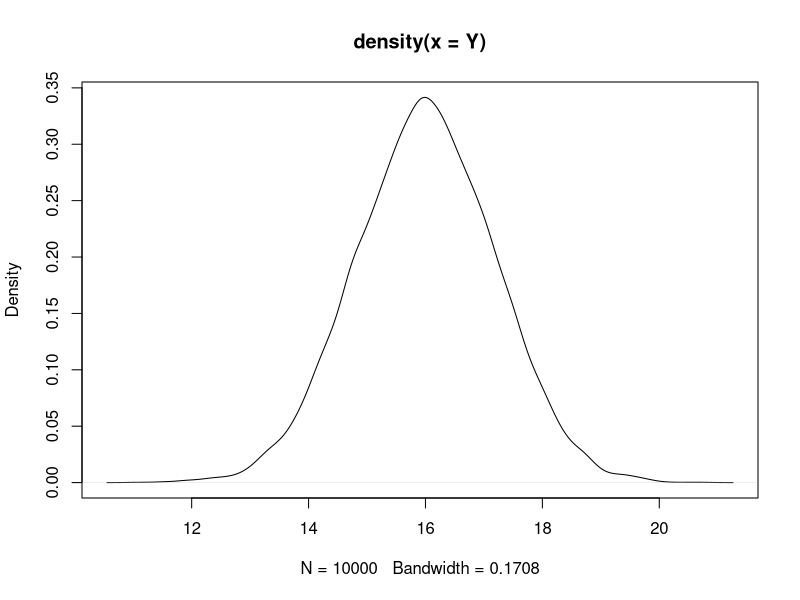
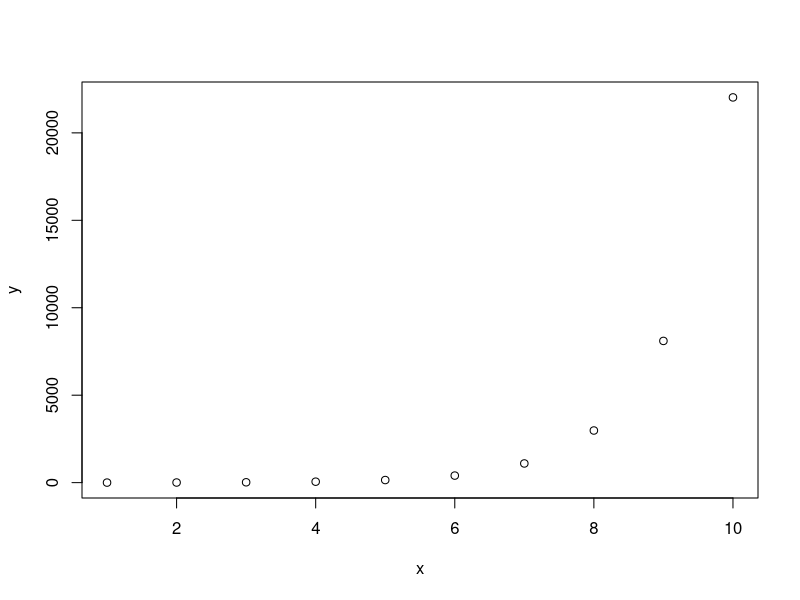
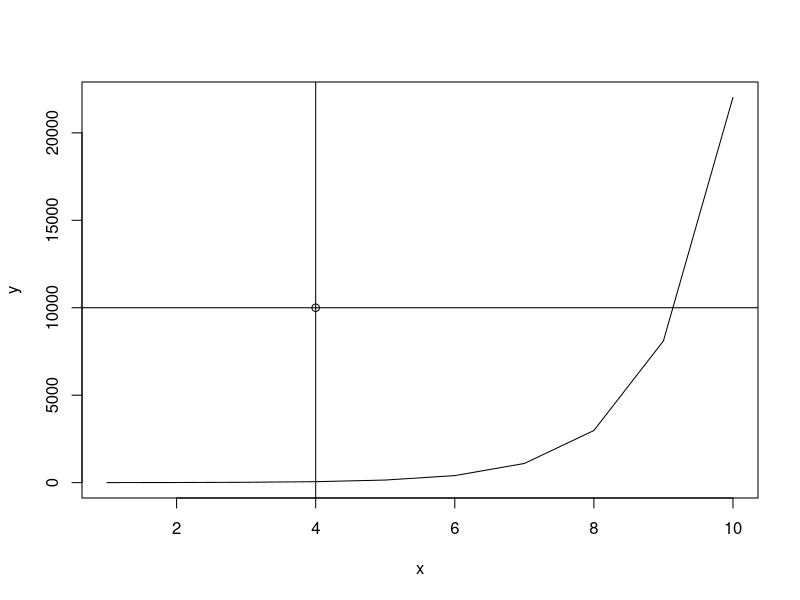
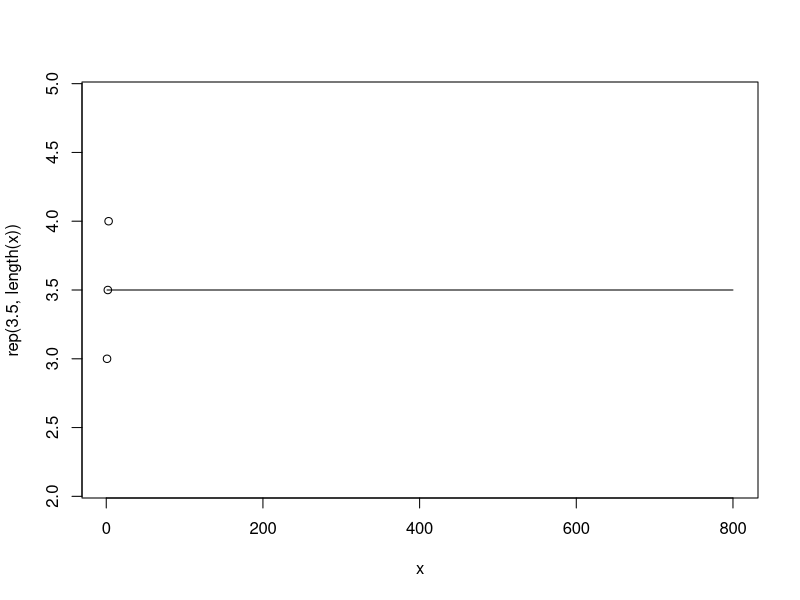
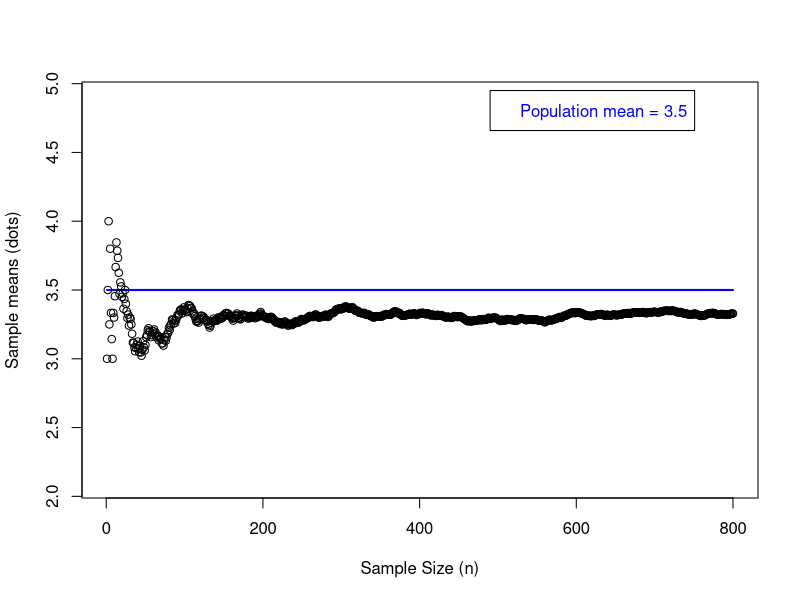
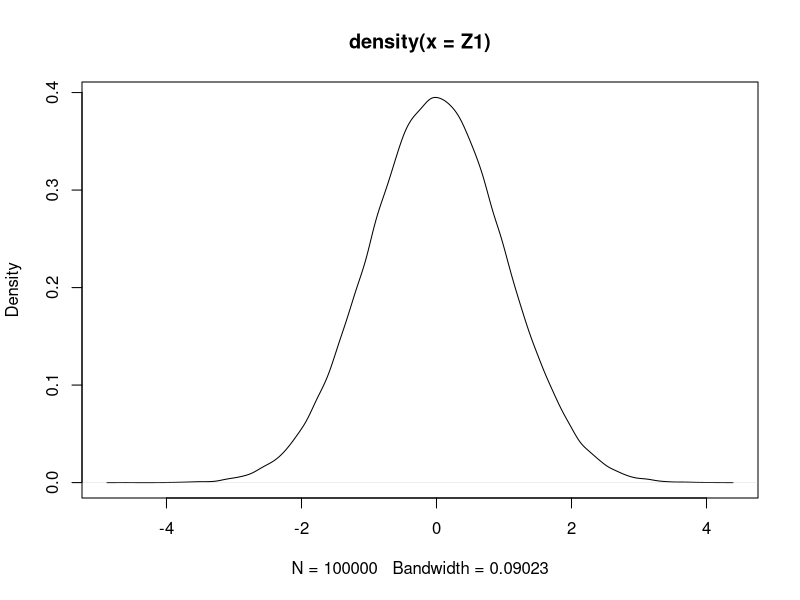
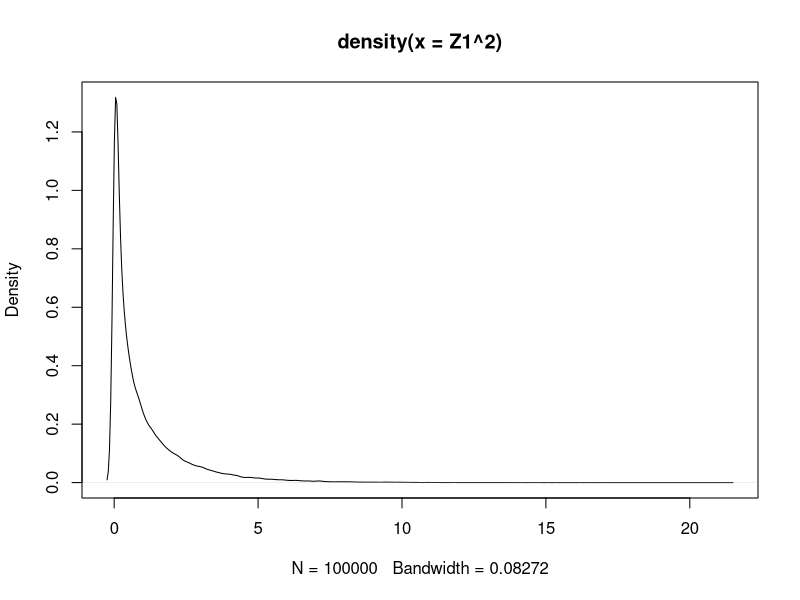
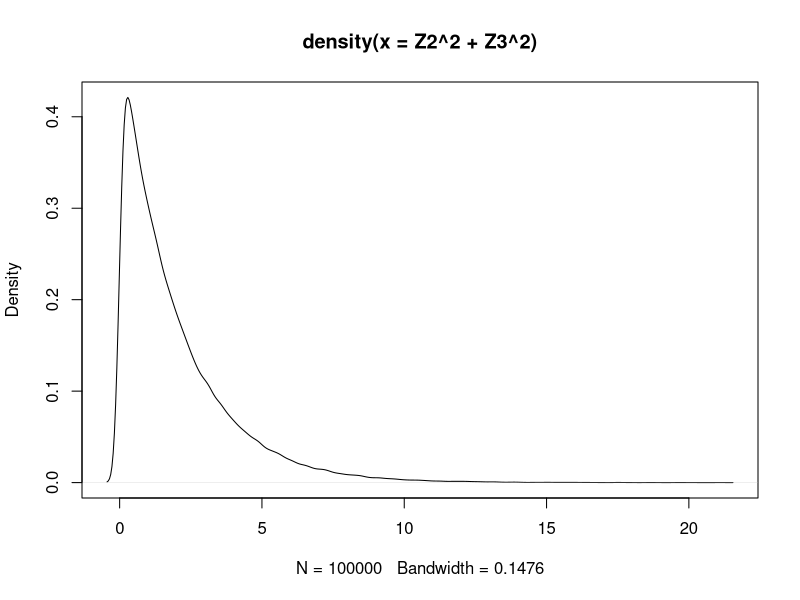

Reproduce these figures in R, in order.
################################
####  Introduction  to R  ######
################################


#try copying and pasting these lines one at a time to your console and then press enter
#If you are using R-studio, put the cursor in any line and press CTL+ENTER

#R doesn't read or execute any line that starts with "#". 

#######################
#R as simple calculator
#######################
6/2
log(12)
exp(log(12))
4^2
4**2
9^(3+4)



#######################
# Vector and Matrices
#######################
x=c(3,6,8)   #defines a vector of length 3 and saves it under "x"
x+2       #adds 2 with each element of vector "x"
x^3       #raises the power of each element to 3


#######
#######
y=matrix(c(2,4,6,8),ncol=2,nrow=2)     #defines a 2x2 matrix and populates it with the values provided
y
y+2   #adds 2 to each element of the matrix
y^2   #raises the power of each element to 2

z=matrix(c(3,5,7,9),ncol=2,nrow=2)      #defining another matrix

y+z   #adds two matrices
y*z   #element wise multiplication
y%*%z #proper matrix multiplication

solve(y)    #calculate the inverse of matrix y


cbind(y,z)   #binding y and z sidewise
rbind(y,z)   #binding y and z putting z underneath y
#######
#######


length(x)   # length of the vector x, in this case it's 3
x[1]        # prints the first element of x
x[1:2]      # prints the first two elements of x
x[2:3]      # prints the 2nd and 3rd element of x
x[-1]       # prints all the elements of x EXCEPT the first one


x=rep(5,3)      # defines a vector of size 3 with 5 at each position (rep stands for repeat)
x

x=seq(1,10)     # sequence going from 1 to 10 (seq stands for sequence)
x

x=seq(1,10,by=2)    #sequence going from 1 to 10 but increasing by 2.
x



x=c(1:6)
p=




#############################################
#### Logic check and basic if statement #####
#############################################

x=4

x<5
x>5
x==4   #( == stands for euqal)
x!=4   #( != stands for not equal)

if(x==3){
  print("x is 3")
}else{
    print("x is not 3")
  }



####################
# for loops in R ###
####################

for (i in 1:10){
  print(i)
}

x=seq(1,10,by=2)
for (i in x){
  print(i)
}








############################
#Drawing random numbers
############################
sample(c(1,2,3,4,5,6),size=1)    #draws a random sample from the list of 1 to 6

#try size=2 or size=3 and see what happens

sample(c(1,2,3,4,5,6),size=3,replace = TRUE) 


#set.seed() ensures that everytime we are getting the same sequence of random number
set.seed(999)    
sample(c(1,2,3,4,5,6),size=3,replace = TRUE) 


#drawing 30 random sample from N(0,1) distribution and saving it under "r"
r=rnorm(30)



###############################
#calculating summary statistics
###############################

mean(r)  #calculate the mean of a vector
sd(r)    #standard deviation of a vector
min(r)   #minimum of a vector
max(r)   #maximum of a vector
median(r)#median
range(r) #range




#########################################################
#Linear combination of Normal (Week-1, lecture slide 9)##
#########################################################

X1=rnorm(10000,mean=10,sd=2^0.5)
X2=rnorm(10000,mean=20,sd=3^0.5)

Y=0.4*X1+0.6*X2

mean(Y)
mean((Y-mean(Y))^2)   #variance

plot(density(Y))


#######################################
####Calculating summary for a matrix###
#######################################

m=matrix(seq(1,30),nrow = 5)
m


rowSums(m)
rowMeans(m)

colSums(m)
colMeans(m)



#a bit more general function
apply(m,1,sum)              #takes the matrix "m", for each of it's row (1 stands for row) calculates sum
apply(m,1,mean)             #takes the matrix "m", for each of it's row (1 stands for row) calculates mean


#a bit more general function
apply(m,2,sum)              #takes the matrix "m", for each of it's column (2 stands for column) calculates sum
apply(m,2,mean)             #takes the matrix "m", for each of it's row (2 stands for column) calculates mean




###################
###Basic plots ####
###################

x=seq(1:10)
y=exp(x)

plot(x,y)

plot(x,y,type="l")
points(4,10000)
abline(h=10000)
abline(v=4)





###########################################
#Graph explaining LLN using dice example###
###########################################


###basic coding
x=seq(1,800,by=1)

plot(x, rep(3.5,length(x)),type="l")

set.seed(999)
y=sample(c(1:6),1,replace = T)
points(1,mean(y))


set.seed(999)
y=sample(c(1:6),2,replace = T)
points(2,mean(y))


set.seed(999)
y=sample(c(1:6),3,replace = T)
points(3,mean(y))






#####Same plot with less coding #####

x=seq(1,800,by=1)

plot(x,rep(3.5,length(x)),type="l",
     xlab="Sample Size (n)",lwd=2,col="blue", ylab="Sample means (dots)")

legend(490,4.95, "Population mean = 3.5",col="blue",text.col = "blue")


for (n in x){
  set.seed(999)
  y=sample(c(1:6),n,replace = T)
  points(n,mean(y))
}





#########################################
#### Quick check of some distribution####
#########################################

#three independent random variales
Z1=rnorm(100000)
Z2=rnorm(100000)
Z3=rnorm(100000)

#Try guessing this following distributions

plot(density(Z1))

plot(density(Z1^2))

plot(density( Z2^2 + Z3^2 ))


T=Z1/sqrt((Z2^2 + Z3^2)/2)

plot(density(T))


